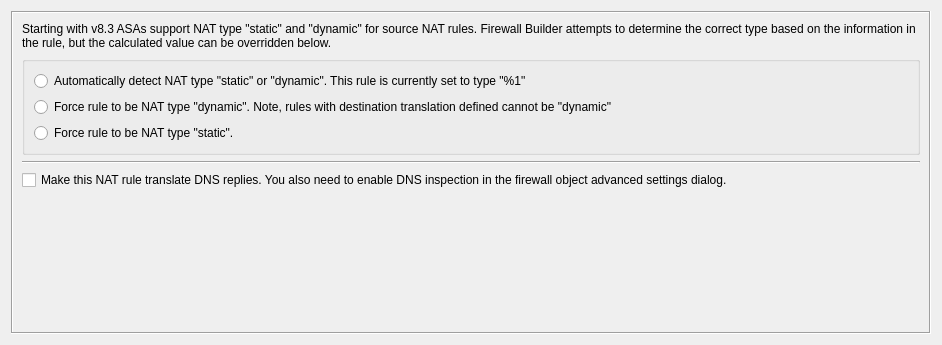
<?xml version="1.0" encoding="UTF-8"?>
<ui version="4.0">
 <class>NATRuleOptionsDialog_q</class>
 <widget class="QWidget" name="NATRuleOptionsDialog_q">
  <property name="geometry">
   <rect>
    <x>0</x>
    <y>0</y>
    <width>942</width>
    <height>345</height>
   </rect>
  </property>
  <property name="windowTitle">
   <string>NAT Rule Options</string>
  </property>
  <layout class="QGridLayout" name="gridLayout">
   <item row="0" column="0">
    <widget class="QStackedWidget" name="widgetStack">
     <property name="frameShape">
      <enum>QFrame::Box</enum>
     </property>
     <property name="frameShadow">
      <enum>QFrame::Sunken</enum>
     </property>
     <property name="currentIndex">
      <number>3</number>
     </property>
     <widget class="QWidget" name="WStackPage">
      <layout class="QVBoxLayout">
       <property name="spacing">
        <number>12</number>
       </property>
       <property name="margin">
        <number>12</number>
       </property>
       <item>
        <widget class="QFrame" name="frame1">
         <property name="frameShape">
          <enum>QFrame::NoFrame</enum>
         </property>
         <property name="frameShadow">
          <enum>QFrame::Raised</enum>
         </property>
         <layout class="QGridLayout">
          <property name="margin">
           <number>2</number>
          </property>
          <property name="spacing">
           <number>2</number>
          </property>
          <item row="2" column="0" colspan="3">
           <widget class="QLabel" name="hint_no_go">
            <property name="text">
             <string>No options are available for this firewall platform</string>
            </property>
            <property name="wordWrap">
             <bool>false</bool>
            </property>
           </widget>
          </item>
          <item row="5" column="0">
           <spacer>
            <property name="orientation">
             <enum>Qt::Vertical</enum>
            </property>
            <property name="sizeType">
             <enum>QSizePolicy::MinimumExpanding</enum>
            </property>
            <property name="sizeHint" stdset="0">
             <size>
              <width>20</width>
              <height>0</height>
             </size>
            </property>
           </spacer>
          </item>
         </layout>
        </widget>
       </item>
      </layout>
     </widget>
     <widget class="QWidget" name="iptNATRuleOptions">
      <layout class="QGridLayout" name="gridLayout_2">
       <item row="0" column="0" colspan="2">
        <widget class="QLabel" name="label">
         <property name="text">
          <string>Normally, if object used to define translated source address is an interface marked as &quot;dynamic&quot;,  fwbuilder generates NAT rule with target MASQUERADE. However masquerading has problems with policy routing. This option makes fwbuilder use SNAT target instead.</string>
         </property>
         <property name="wordWrap">
          <bool>true</bool>
         </property>
        </widget>
       </item>
       <item row="1" column="0" colspan="2">
        <widget class="QCheckBox" name="ipt_use_snat_instead_of_masq">
         <property name="text">
          <string>Use SNAT target instead of MASQUERADING for NAT rules with dynamic interfaces</string>
         </property>
        </widget>
       </item>
       <item row="2" column="0">
        <spacer name="verticalSpacer_2">
         <property name="orientation">
          <enum>Qt::Vertical</enum>
         </property>
         <property name="sizeType">
          <enum>QSizePolicy::Fixed</enum>
         </property>
         <property name="sizeHint" stdset="0">
          <size>
           <width>20</width>
           <height>20</height>
          </size>
         </property>
        </spacer>
       </item>
       <item row="3" column="0" colspan="2">
        <widget class="QCheckBox" name="ipt_nat_random">
         <property name="text">
          <string>Randomize port mapping (translates to --random)</string>
         </property>
        </widget>
       </item>
       <item row="4" column="0" colspan="2">
        <widget class="QCheckBox" name="ipt_nat_persistent">
         <property name="text">
          <string>Give a client the same source-/destination-address for each connection (translates to --persistent, requires iptables 1.4.3 or later).</string>
         </property>
        </widget>
       </item>
       <item row="5" column="1">
        <spacer name="verticalSpacer">
         <property name="orientation">
          <enum>Qt::Vertical</enum>
         </property>
         <property name="sizeHint" stdset="0">
          <size>
           <width>20</width>
           <height>81</height>
          </size>
         </property>
        </spacer>
       </item>
      </layout>
     </widget>
     <widget class="QWidget" name="pfNATRuleOptions">
      <layout class="QGridLayout">
       <property name="margin">
        <number>12</number>
       </property>
       <property name="spacing">
        <number>12</number>
       </property>
       <item row="3" column="0">
        <spacer>
         <property name="orientation">
          <enum>Qt::Vertical</enum>
         </property>
         <property name="sizeType">
          <enum>QSizePolicy::Expanding</enum>
         </property>
         <property name="sizeHint" stdset="0">
          <size>
           <width>20</width>
           <height>20</height>
          </size>
         </property>
        </spacer>
       </item>
       <item row="0" column="0" rowspan="3">
        <widget class="QGroupBox" name="buttonGroup1">
         <property name="sizePolicy">
          <sizepolicy hsizetype="Preferred" vsizetype="Minimum">
           <horstretch>0</horstretch>
           <verstretch>0</verstretch>
          </sizepolicy>
         </property>
         <property name="title">
          <string>Pool type</string>
         </property>
         <layout class="QGridLayout">
          <property name="margin">
           <number>12</number>
          </property>
          <property name="spacing">
           <number>12</number>
          </property>
          <item row="0" column="0">
           <widget class="QRadioButton" name="pf_pool_type_none">
            <property name="text">
             <string>default</string>
            </property>
            <property name="checked">
             <bool>true</bool>
            </property>
           </widget>
          </item>
          <item row="1" column="0">
           <widget class="QRadioButton" name="pf_bitmask">
            <property name="text">
             <string>bitmask</string>
            </property>
           </widget>
          </item>
          <item row="2" column="0">
           <widget class="QRadioButton" name="pf_random">
            <property name="text">
             <string>random</string>
            </property>
           </widget>
          </item>
          <item row="3" column="0">
           <widget class="QRadioButton" name="pf_source_hash">
            <property name="text">
             <string>source-hash</string>
            </property>
           </widget>
          </item>
          <item row="4" column="0">
           <widget class="QRadioButton" name="pf_round_robin">
            <property name="text">
             <string>round-robin</string>
            </property>
           </widget>
          </item>
         </layout>
        </widget>
       </item>
       <item row="2" column="2">
        <spacer>
         <property name="orientation">
          <enum>Qt::Horizontal</enum>
         </property>
         <property name="sizeType">
          <enum>QSizePolicy::Expanding</enum>
         </property>
         <property name="sizeHint" stdset="0">
          <size>
           <width>81</width>
           <height>20</height>
          </size>
         </property>
        </spacer>
       </item>
       <item row="2" column="1" rowspan="2">
        <spacer>
         <property name="orientation">
          <enum>Qt::Vertical</enum>
         </property>
         <property name="sizeType">
          <enum>QSizePolicy::Expanding</enum>
         </property>
         <property name="sizeHint" stdset="0">
          <size>
           <width>20</width>
           <height>130</height>
          </size>
         </property>
        </spacer>
       </item>
       <item row="1" column="1" colspan="2">
        <widget class="QCheckBox" name="pf_static_port">
         <property name="text">
          <string>static-port</string>
         </property>
        </widget>
       </item>
       <item row="0" column="1">
        <spacer>
         <property name="orientation">
          <enum>Qt::Vertical</enum>
         </property>
         <property name="sizeType">
          <enum>QSizePolicy::Fixed</enum>
         </property>
         <property name="sizeHint" stdset="0">
          <size>
           <width>20</width>
           <height>10</height>
          </size>
         </property>
        </spacer>
       </item>
      </layout>
     </widget>
     <widget class="QWidget" name="ASA8NATRuleOptions">
      <layout class="QGridLayout" name="gridLayout_4">
       <item row="0" column="0">
        <widget class="QLabel" name="label_2">
         <property name="text">
          <string>Starting with v8.3 ASAs support NAT type &quot;static&quot; and &quot;dynamic&quot; for source NAT rules. Firewall Builder attempts to determine the correct type based on the information in the rule, but the calculated value can be overridden below.</string>
         </property>
         <property name="wordWrap">
          <bool>true</bool>
         </property>
        </widget>
       </item>
       <item row="1" column="0">
        <widget class="QGroupBox" name="groupBox">
         <property name="title">
          <string/>
         </property>
         <property name="flat">
          <bool>true</bool>
         </property>
         <layout class="QGridLayout" name="gridLayout_3">
          <item row="0" column="0">
           <widget class="QRadioButton" name="asa8_nat_auto">
            <property name="text">
             <string>Automatically detect NAT type &quot;static&quot; or &quot;dynamic&quot;. This rule is currently set to type &quot;%1&quot;</string>
            </property>
           </widget>
          </item>
          <item row="1" column="0">
           <widget class="QRadioButton" name="asa8_nat_dynamic">
            <property name="text">
             <string>Force rule to be NAT type &quot;dynamic&quot;. Note, rules with destination translation defined cannot be &quot;dynamic&quot;</string>
            </property>
           </widget>
          </item>
          <item row="2" column="0">
           <widget class="QRadioButton" name="asa8_nat_static">
            <property name="text">
             <string>Force rule to be NAT type &quot;static&quot;.</string>
            </property>
           </widget>
          </item>
         </layout>
        </widget>
       </item>
       <item row="2" column="0">
        <widget class="Line" name="line">
         <property name="orientation">
          <enum>Qt::Horizontal</enum>
         </property>
        </widget>
       </item>
       <item row="3" column="0">
        <widget class="QCheckBox" name="asa8_nat_dns">
         <property name="text">
          <string>Make this NAT rule translate DNS replies. You also need to enable DNS inspection in the firewall object advanced settings dialog.</string>
         </property>
        </widget>
       </item>
       <item row="4" column="0">
        <spacer name="verticalSpacer_3">
         <property name="orientation">
          <enum>Qt::Vertical</enum>
         </property>
         <property name="sizeHint" stdset="0">
          <size>
           <width>20</width>
           <height>265</height>
          </size>
         </property>
        </spacer>
       </item>
      </layout>
     </widget>
    </widget>
   </item>
  </layout>
 </widget>
 <resources/>
 <connections>
  <connection>
   <sender>pf_bitmask</sender>
   <signal>toggled(bool)</signal>
   <receiver>NATRuleOptionsDialog_q</receiver>
   <slot>changed()</slot>
   <hints>
    <hint type="sourcelabel">
     <x>20</x>
     <y>20</y>
    </hint>
    <hint type="destinationlabel">
     <x>20</x>
     <y>20</y>
    </hint>
   </hints>
  </connection>
  <connection>
   <sender>pf_random</sender>
   <signal>toggled(bool)</signal>
   <receiver>NATRuleOptionsDialog_q</receiver>
   <slot>changed()</slot>
   <hints>
    <hint type="sourcelabel">
     <x>20</x>
     <y>20</y>
    </hint>
    <hint type="destinationlabel">
     <x>20</x>
     <y>20</y>
    </hint>
   </hints>
  </connection>
  <connection>
   <sender>pf_source_hash</sender>
   <signal>toggled(bool)</signal>
   <receiver>NATRuleOptionsDialog_q</receiver>
   <slot>changed()</slot>
   <hints>
    <hint type="sourcelabel">
     <x>20</x>
     <y>20</y>
    </hint>
    <hint type="destinationlabel">
     <x>20</x>
     <y>20</y>
    </hint>
   </hints>
  </connection>
  <connection>
   <sender>pf_round_robin</sender>
   <signal>toggled(bool)</signal>
   <receiver>NATRuleOptionsDialog_q</receiver>
   <slot>changed()</slot>
   <hints>
    <hint type="sourcelabel">
     <x>20</x>
     <y>20</y>
    </hint>
    <hint type="destinationlabel">
     <x>20</x>
     <y>20</y>
    </hint>
   </hints>
  </connection>
  <connection>
   <sender>pf_static_port</sender>
   <signal>toggled(bool)</signal>
   <receiver>NATRuleOptionsDialog_q</receiver>
   <slot>changed()</slot>
   <hints>
    <hint type="sourcelabel">
     <x>20</x>
     <y>20</y>
    </hint>
    <hint type="destinationlabel">
     <x>20</x>
     <y>20</y>
    </hint>
   </hints>
  </connection>
  <connection>
   <sender>pf_pool_type_none</sender>
   <signal>toggled(bool)</signal>
   <receiver>NATRuleOptionsDialog_q</receiver>
   <slot>changed()</slot>
   <hints>
    <hint type="sourcelabel">
     <x>20</x>
     <y>20</y>
    </hint>
    <hint type="destinationlabel">
     <x>20</x>
     <y>20</y>
    </hint>
   </hints>
  </connection>
  <connection>
   <sender>ipt_use_snat_instead_of_masq</sender>
   <signal>toggled(bool)</signal>
   <receiver>NATRuleOptionsDialog_q</receiver>
   <slot>changed()</slot>
   <hints>
    <hint type="sourcelabel">
     <x>307</x>
     <y>108</y>
    </hint>
    <hint type="destinationlabel">
     <x>304</x>
     <y>116</y>
    </hint>
   </hints>
  </connection>
  <connection>
   <sender>ipt_nat_random</sender>
   <signal>toggled(bool)</signal>
   <receiver>NATRuleOptionsDialog_q</receiver>
   <slot>changed()</slot>
   <hints>
    <hint type="sourcelabel">
     <x>366</x>
     <y>123</y>
    </hint>
    <hint type="destinationlabel">
     <x>362</x>
     <y>166</y>
    </hint>
   </hints>
  </connection>
  <connection>
   <sender>ipt_nat_persistent</sender>
   <signal>toggled(bool)</signal>
   <receiver>NATRuleOptionsDialog_q</receiver>
   <slot>changed()</slot>
   <hints>
    <hint type="sourcelabel">
     <x>474</x>
     <y>148</y>
    </hint>
    <hint type="destinationlabel">
     <x>470</x>
     <y>172</y>
    </hint>
   </hints>
  </connection>
  <connection>
   <sender>asa8_nat_dns</sender>
   <signal>stateChanged(int)</signal>
   <receiver>NATRuleOptionsDialog_q</receiver>
   <slot>changed()</slot>
   <hints>
    <hint type="sourcelabel">
     <x>470</x>
     <y>32</y>
    </hint>
    <hint type="destinationlabel">
     <x>470</x>
     <y>172</y>
    </hint>
   </hints>
  </connection>
  <connection>
   <sender>asa8_nat_auto</sender>
   <signal>toggled(bool)</signal>
   <receiver>NATRuleOptionsDialog_q</receiver>
   <slot>changed()</slot>
   <hints>
    <hint type="sourcelabel">
     <x>470</x>
     <y>64</y>
    </hint>
    <hint type="destinationlabel">
     <x>470</x>
     <y>172</y>
    </hint>
   </hints>
  </connection>
  <connection>
   <sender>asa8_nat_dynamic</sender>
   <signal>toggled(bool)</signal>
   <receiver>NATRuleOptionsDialog_q</receiver>
   <slot>changed()</slot>
   <hints>
    <hint type="sourcelabel">
     <x>470</x>
     <y>93</y>
    </hint>
    <hint type="destinationlabel">
     <x>470</x>
     <y>172</y>
    </hint>
   </hints>
  </connection>
  <connection>
   <sender>asa8_nat_static</sender>
   <signal>toggled(bool)</signal>
   <receiver>NATRuleOptionsDialog_q</receiver>
   <slot>changed()</slot>
   <hints>
    <hint type="sourcelabel">
     <x>470</x>
     <y>122</y>
    </hint>
    <hint type="destinationlabel">
     <x>470</x>
     <y>172</y>
    </hint>
   </hints>
  </connection>
 </connections>
 <slots>
  <slot>changed()</slot>
 </slots>
</ui>
